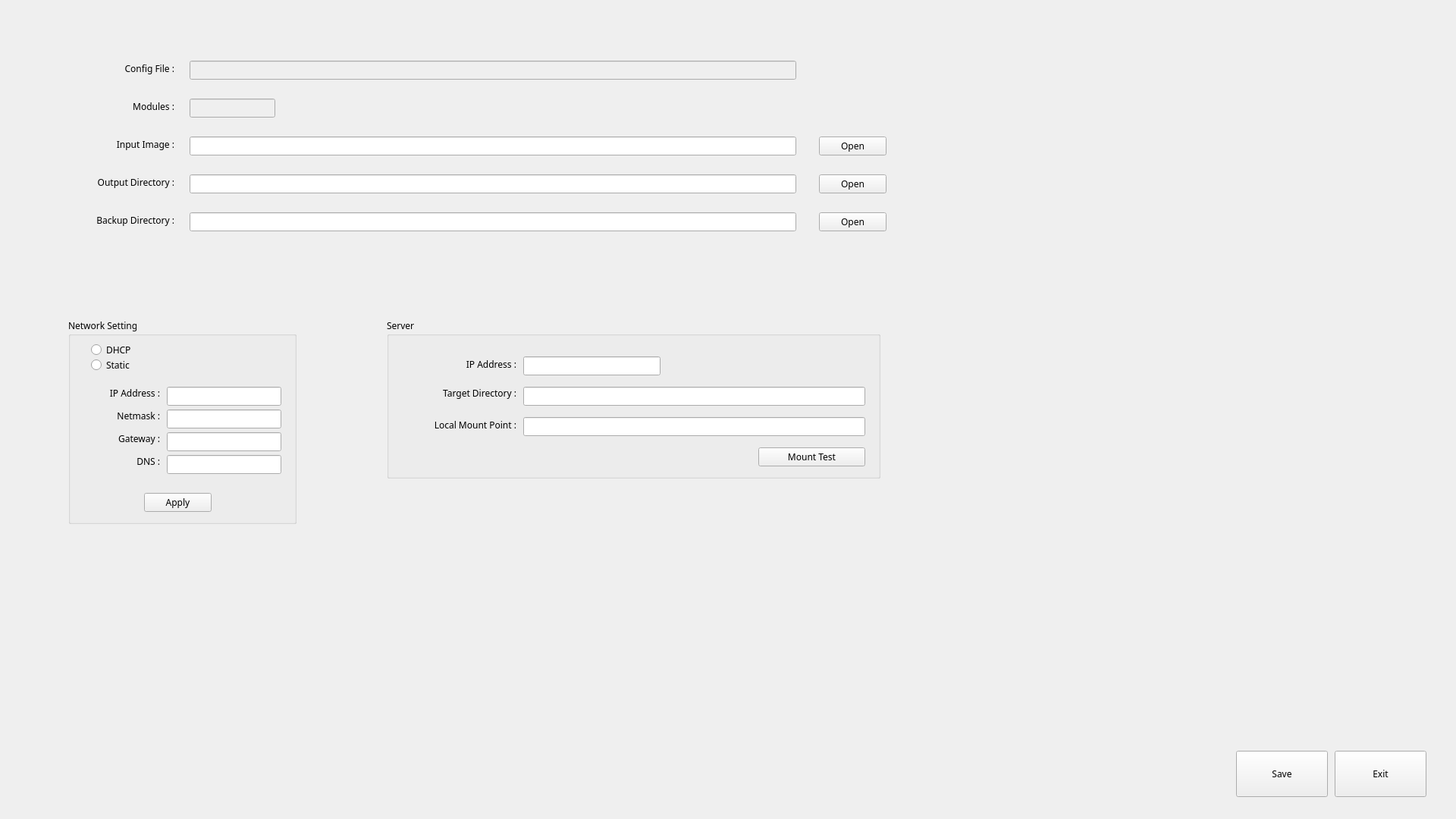
<?xml version="1.0" encoding="UTF-8"?>
<ui version="4.0">
 <class>ConfigUi</class>
 <widget class="QWidget" name="ConfigUi">
  <property name="geometry">
   <rect>
    <x>0</x>
    <y>0</y>
    <width>1920</width>
    <height>1080</height>
   </rect>
  </property>
  <property name="font">
   <font>
    <family>Sans Serif</family>
   </font>
  </property>
  <property name="windowTitle">
   <string>Form</string>
  </property>
  <property name="autoFillBackground">
   <bool>true</bool>
  </property>
  <widget class="QPushButton" name="btnExit">
   <property name="geometry">
    <rect>
     <x>1760</x>
     <y>990</y>
     <width>121</width>
     <height>61</height>
    </rect>
   </property>
   <property name="text">
    <string>Exit</string>
   </property>
  </widget>
  <widget class="QLabel" name="label_CfgFile">
   <property name="geometry">
    <rect>
     <x>50</x>
     <y>80</y>
     <width>180</width>
     <height>20</height>
    </rect>
   </property>
   <property name="font">
    <font>
     <family>Sans Serif</family>
    </font>
   </property>
   <property name="text">
    <string>Config File :</string>
   </property>
   <property name="alignment">
    <set>Qt::AlignRight|Qt::AlignTrailing|Qt::AlignVCenter</set>
   </property>
  </widget>
  <widget class="QLabel" name="label_Modules">
   <property name="geometry">
    <rect>
     <x>50</x>
     <y>130</y>
     <width>180</width>
     <height>20</height>
    </rect>
   </property>
   <property name="font">
    <font>
     <family>Sans Serif</family>
    </font>
   </property>
   <property name="text">
    <string>Modules :</string>
   </property>
   <property name="alignment">
    <set>Qt::AlignRight|Qt::AlignTrailing|Qt::AlignVCenter</set>
   </property>
  </widget>
  <widget class="QLabel" name="label_InImg">
   <property name="geometry">
    <rect>
     <x>50</x>
     <y>180</y>
     <width>180</width>
     <height>20</height>
    </rect>
   </property>
   <property name="font">
    <font>
     <family>Sans Serif</family>
    </font>
   </property>
   <property name="text">
    <string>Input Image :</string>
   </property>
   <property name="alignment">
    <set>Qt::AlignRight|Qt::AlignTrailing|Qt::AlignVCenter</set>
   </property>
  </widget>
  <widget class="QLabel" name="label_OutDir">
   <property name="geometry">
    <rect>
     <x>50</x>
     <y>230</y>
     <width>180</width>
     <height>20</height>
    </rect>
   </property>
   <property name="font">
    <font>
     <family>Sans Serif</family>
    </font>
   </property>
   <property name="text">
    <string>Output Directory :</string>
   </property>
   <property name="alignment">
    <set>Qt::AlignRight|Qt::AlignTrailing|Qt::AlignVCenter</set>
   </property>
  </widget>
  <widget class="QLabel" name="label_BackupDir">
   <property name="geometry">
    <rect>
     <x>50</x>
     <y>280</y>
     <width>180</width>
     <height>20</height>
    </rect>
   </property>
   <property name="font">
    <font>
     <family>Sans Serif</family>
    </font>
   </property>
   <property name="text">
    <string>Backup Directory :</string>
   </property>
   <property name="alignment">
    <set>Qt::AlignRight|Qt::AlignTrailing|Qt::AlignVCenter</set>
   </property>
  </widget>
  <widget class="QGroupBox" name="groupBox">
   <property name="geometry">
    <rect>
     <x>90</x>
     <y>420</y>
     <width>301</width>
     <height>271</height>
    </rect>
   </property>
   <property name="font">
    <font>
     <family>Sans Serif</family>
    </font>
   </property>
   <property name="title">
    <string>Network Setting</string>
   </property>
   <widget class="QPushButton" name="btnNetworkApply">
    <property name="geometry">
     <rect>
      <x>100</x>
      <y>230</y>
      <width>89</width>
      <height>25</height>
     </rect>
    </property>
    <property name="font">
     <font>
      <family>Sans Serif</family>
     </font>
    </property>
    <property name="text">
     <string>Apply</string>
    </property>
   </widget>
   <widget class="QRadioButton" name="radioDhcp">
    <property name="geometry">
     <rect>
      <x>30</x>
      <y>30</y>
      <width>112</width>
      <height>23</height>
     </rect>
    </property>
    <property name="font">
     <font>
      <family>Sans Serif</family>
     </font>
    </property>
    <property name="text">
     <string>DHCP</string>
    </property>
   </widget>
   <widget class="QRadioButton" name="radioStatic">
    <property name="geometry">
     <rect>
      <x>30</x>
      <y>50</y>
      <width>112</width>
      <height>23</height>
     </rect>
    </property>
    <property name="font">
     <font>
      <family>Sans Serif</family>
     </font>
    </property>
    <property name="text">
     <string>Static</string>
    </property>
   </widget>
   <widget class="QLabel" name="label_Gateway">
    <property name="geometry">
     <rect>
      <x>20</x>
      <y>150</y>
      <width>101</width>
      <height>17</height>
     </rect>
    </property>
    <property name="font">
     <font>
      <family>Sans Serif</family>
     </font>
    </property>
    <property name="text">
     <string>Gateway :</string>
    </property>
    <property name="alignment">
     <set>Qt::AlignRight|Qt::AlignTrailing|Qt::AlignVCenter</set>
    </property>
   </widget>
   <widget class="QLineEdit" name="edtDns">
    <property name="geometry">
     <rect>
      <x>130</x>
      <y>180</y>
      <width>151</width>
      <height>25</height>
     </rect>
    </property>
    <property name="font">
     <font>
      <family>Sans Serif</family>
     </font>
    </property>
   </widget>
   <widget class="QLineEdit" name="edtIpAddress">
    <property name="geometry">
     <rect>
      <x>130</x>
      <y>90</y>
      <width>151</width>
      <height>25</height>
     </rect>
    </property>
    <property name="font">
     <font>
      <family>Sans Serif</family>
     </font>
    </property>
   </widget>
   <widget class="QLineEdit" name="edtNetmask">
    <property name="geometry">
     <rect>
      <x>130</x>
      <y>120</y>
      <width>151</width>
      <height>25</height>
     </rect>
    </property>
    <property name="font">
     <font>
      <family>Sans Serif</family>
     </font>
    </property>
   </widget>
   <widget class="QLabel" name="label_IP">
    <property name="geometry">
     <rect>
      <x>20</x>
      <y>90</y>
      <width>101</width>
      <height>17</height>
     </rect>
    </property>
    <property name="font">
     <font>
      <family>Sans Serif</family>
     </font>
    </property>
    <property name="text">
     <string>IP Address :</string>
    </property>
    <property name="alignment">
     <set>Qt::AlignRight|Qt::AlignTrailing|Qt::AlignVCenter</set>
    </property>
   </widget>
   <widget class="QLabel" name="label_Netmask">
    <property name="geometry">
     <rect>
      <x>20</x>
      <y>120</y>
      <width>101</width>
      <height>17</height>
     </rect>
    </property>
    <property name="font">
     <font>
      <family>Sans Serif</family>
     </font>
    </property>
    <property name="text">
     <string>Netmask :</string>
    </property>
    <property name="alignment">
     <set>Qt::AlignRight|Qt::AlignTrailing|Qt::AlignVCenter</set>
    </property>
   </widget>
   <widget class="QLineEdit" name="edtGateway">
    <property name="geometry">
     <rect>
      <x>130</x>
      <y>150</y>
      <width>151</width>
      <height>25</height>
     </rect>
    </property>
    <property name="font">
     <font>
      <family>Sans Serif</family>
     </font>
    </property>
   </widget>
   <widget class="QLabel" name="label_Dns">
    <property name="geometry">
     <rect>
      <x>20</x>
      <y>180</y>
      <width>101</width>
      <height>17</height>
     </rect>
    </property>
    <property name="font">
     <font>
      <family>Sans Serif</family>
     </font>
    </property>
    <property name="text">
     <string>DNS :</string>
    </property>
    <property name="alignment">
     <set>Qt::AlignRight|Qt::AlignTrailing|Qt::AlignVCenter</set>
    </property>
   </widget>
  </widget>
  <widget class="QLineEdit" name="edtCfgFile">
   <property name="enabled">
    <bool>false</bool>
   </property>
   <property name="geometry">
    <rect>
     <x>250</x>
     <y>80</y>
     <width>800</width>
     <height>25</height>
    </rect>
   </property>
   <property name="font">
    <font>
     <family>Sans Serif</family>
    </font>
   </property>
  </widget>
  <widget class="QLineEdit" name="edtImageFile">
   <property name="geometry">
    <rect>
     <x>250</x>
     <y>180</y>
     <width>800</width>
     <height>25</height>
    </rect>
   </property>
   <property name="font">
    <font>
     <family>Sans Serif</family>
    </font>
   </property>
  </widget>
  <widget class="QLineEdit" name="edtOutDir">
   <property name="geometry">
    <rect>
     <x>250</x>
     <y>230</y>
     <width>800</width>
     <height>25</height>
    </rect>
   </property>
   <property name="font">
    <font>
     <family>Sans Serif</family>
    </font>
   </property>
  </widget>
  <widget class="QLineEdit" name="edtBackupDir">
   <property name="geometry">
    <rect>
     <x>250</x>
     <y>280</y>
     <width>800</width>
     <height>25</height>
    </rect>
   </property>
   <property name="font">
    <font>
     <family>Sans Serif</family>
    </font>
   </property>
  </widget>
  <widget class="QPushButton" name="btnOpenImage">
   <property name="geometry">
    <rect>
     <x>1080</x>
     <y>180</y>
     <width>89</width>
     <height>25</height>
    </rect>
   </property>
   <property name="font">
    <font>
     <family>Sans Serif</family>
    </font>
   </property>
   <property name="text">
    <string>Open</string>
   </property>
  </widget>
  <widget class="QPushButton" name="btnOpenOutDir">
   <property name="geometry">
    <rect>
     <x>1080</x>
     <y>230</y>
     <width>89</width>
     <height>25</height>
    </rect>
   </property>
   <property name="font">
    <font>
     <family>Sans Serif</family>
    </font>
   </property>
   <property name="text">
    <string>Open</string>
   </property>
  </widget>
  <widget class="QPushButton" name="btnBackUpDir">
   <property name="geometry">
    <rect>
     <x>1080</x>
     <y>280</y>
     <width>89</width>
     <height>25</height>
    </rect>
   </property>
   <property name="font">
    <font>
     <family>Sans Serif</family>
    </font>
   </property>
   <property name="text">
    <string>Open</string>
   </property>
  </widget>
  <widget class="QPushButton" name="btnSave">
   <property name="geometry">
    <rect>
     <x>1630</x>
     <y>990</y>
     <width>121</width>
     <height>61</height>
    </rect>
   </property>
   <property name="text">
    <string>Save</string>
   </property>
  </widget>
  <widget class="QGroupBox" name="groupBox_2">
   <property name="geometry">
    <rect>
     <x>510</x>
     <y>420</y>
     <width>651</width>
     <height>211</height>
    </rect>
   </property>
   <property name="title">
    <string>Server</string>
   </property>
   <widget class="QLabel" name="label_SvrIP">
    <property name="geometry">
     <rect>
      <x>10</x>
      <y>50</y>
      <width>161</width>
      <height>20</height>
     </rect>
    </property>
    <property name="font">
     <font>
      <family>Sans Serif</family>
     </font>
    </property>
    <property name="text">
     <string>IP Address :</string>
    </property>
    <property name="alignment">
     <set>Qt::AlignRight|Qt::AlignTrailing|Qt::AlignVCenter</set>
    </property>
   </widget>
   <widget class="QLineEdit" name="edtSvrIpAddress">
    <property name="geometry">
     <rect>
      <x>180</x>
      <y>50</y>
      <width>181</width>
      <height>25</height>
     </rect>
    </property>
   </widget>
   <widget class="QLabel" name="label_SvrIP_2">
    <property name="geometry">
     <rect>
      <x>10</x>
      <y>90</y>
      <width>161</width>
      <height>17</height>
     </rect>
    </property>
    <property name="font">
     <font>
      <family>Sans Serif</family>
     </font>
    </property>
    <property name="text">
     <string>Target Directory :</string>
    </property>
    <property name="alignment">
     <set>Qt::AlignRight|Qt::AlignTrailing|Qt::AlignVCenter</set>
    </property>
   </widget>
   <widget class="QLabel" name="label_SvrIP_3">
    <property name="geometry">
     <rect>
      <x>10</x>
      <y>130</y>
      <width>161</width>
      <height>20</height>
     </rect>
    </property>
    <property name="font">
     <font>
      <family>Sans Serif</family>
     </font>
    </property>
    <property name="text">
     <string>Local Mount Point :</string>
    </property>
    <property name="alignment">
     <set>Qt::AlignRight|Qt::AlignTrailing|Qt::AlignVCenter</set>
    </property>
   </widget>
   <widget class="QLineEdit" name="edtSvrTargetDir">
    <property name="geometry">
     <rect>
      <x>180</x>
      <y>90</y>
      <width>451</width>
      <height>25</height>
     </rect>
    </property>
   </widget>
   <widget class="QLineEdit" name="edtMountDir">
    <property name="geometry">
     <rect>
      <x>180</x>
      <y>130</y>
      <width>451</width>
      <height>25</height>
     </rect>
    </property>
   </widget>
   <widget class="QPushButton" name="btnMountTest">
    <property name="geometry">
     <rect>
      <x>490</x>
      <y>170</y>
      <width>141</width>
      <height>25</height>
     </rect>
    </property>
    <property name="text">
     <string>Mount Test</string>
    </property>
   </widget>
  </widget>
  <widget class="QLineEdit" name="edtModules">
   <property name="enabled">
    <bool>false</bool>
   </property>
   <property name="geometry">
    <rect>
     <x>250</x>
     <y>130</y>
     <width>113</width>
     <height>25</height>
    </rect>
   </property>
  </widget>
  <zorder>groupBox</zorder>
  <zorder>btnExit</zorder>
  <zorder>label_CfgFile</zorder>
  <zorder>label_Modules</zorder>
  <zorder>label_InImg</zorder>
  <zorder>label_OutDir</zorder>
  <zorder>label_BackupDir</zorder>
  <zorder>edtCfgFile</zorder>
  <zorder>edtImageFile</zorder>
  <zorder>edtOutDir</zorder>
  <zorder>edtBackupDir</zorder>
  <zorder>btnOpenImage</zorder>
  <zorder>btnOpenOutDir</zorder>
  <zorder>btnBackUpDir</zorder>
  <zorder>btnSave</zorder>
  <zorder>groupBox_2</zorder>
  <zorder>edtModules</zorder>
 </widget>
 <resources/>
 <connections/>
</ui>
